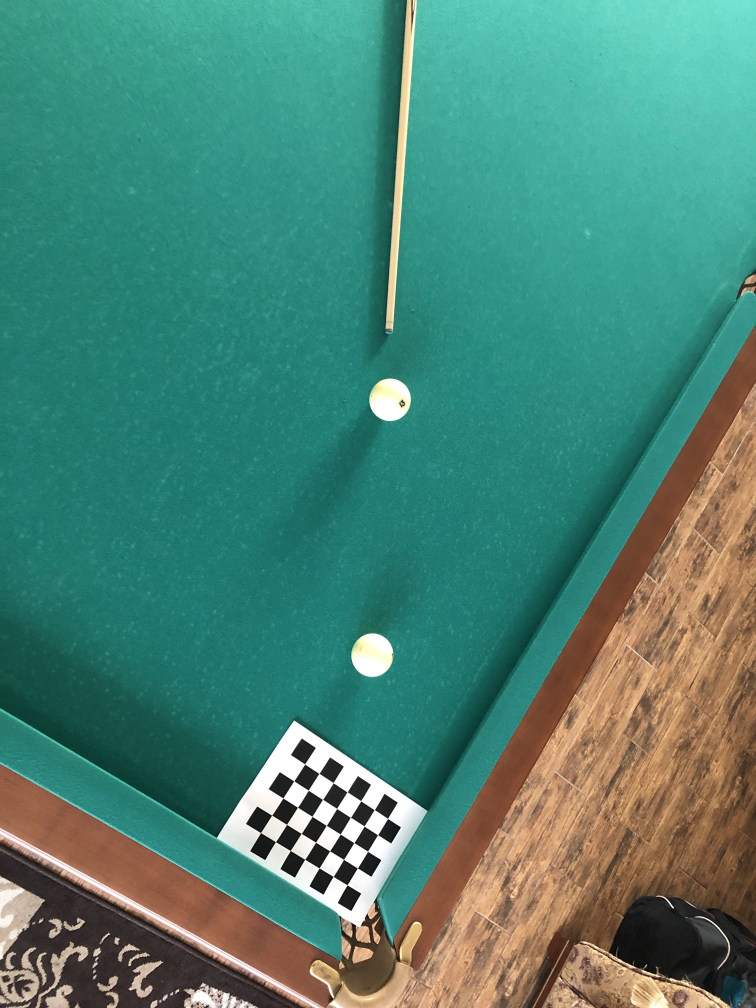
#> input picture lab1/src_balls.jpg, 3024 x 4032 px (shown at 1/4 size)
$ jupyter execute --allow-errors lab1_Miakov.ipynb
#> lines starting #> are read from the running program, lines starting #| are printed output that depends on the picture; after the words box and inside, x2 and y2 are one past the last pixel; in counts of white or black regions, pixels touching at a corner belong together
### Лаб1 Mяков Тимофей ИАД24

[cell 1]
import math

import cv2
import numpy as np

import matplotlib.pyplot as plt

[cell 2]
CHESSBOARD_SIZE = (5, 7)

original_image = cv2.imread('./src_balls.jpg')
#> original_image is the input picture: shape (4032, 3024, 3); mean B, G, R 116.5, 132, 75.2
plt.imshow(cv2.cvtColor(original_image, cv2.COLOR_BGR2RGB))
plt.axis('off');

#### Вид сверху

[cell 3]
gray = cv2.cvtColor(original_image, cv2.COLOR_BGR2GRAY)
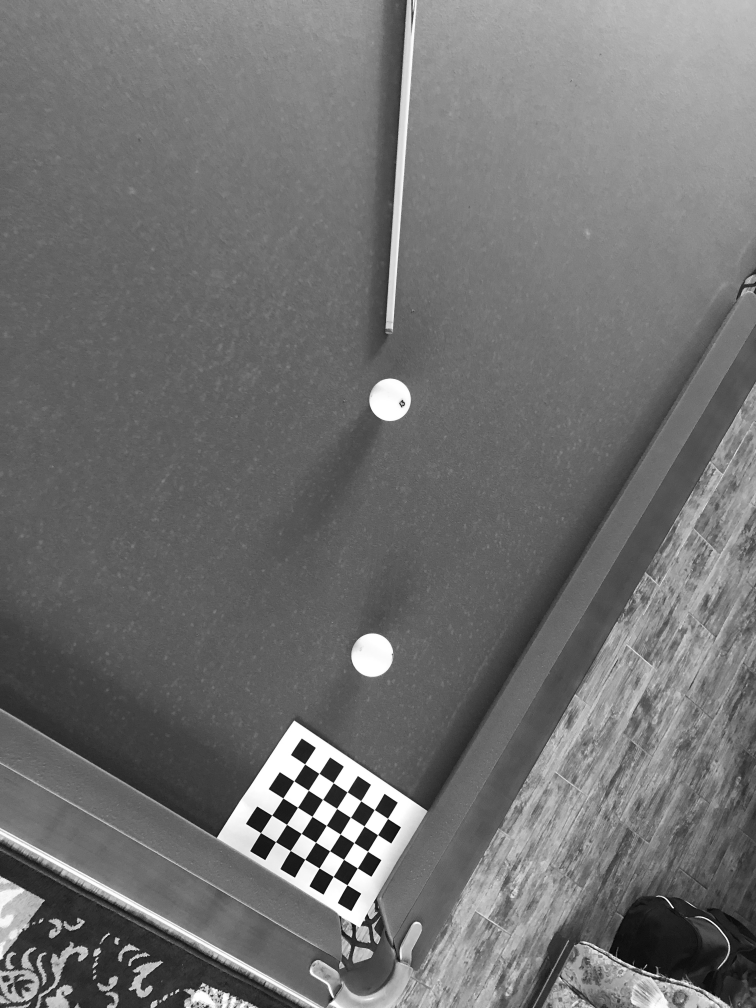
#> gray: shape (4032, 3024) (shown at 1/4 size); min 0, max 255, mean 113.2

objp = np.zeros((CHESSBOARD_SIZE[0] * CHESSBOARD_SIZE[1], 3), np.float32)
objp[:,:2] = np.mgrid[0:CHESSBOARD_SIZE[0], 0:CHESSBOARD_SIZE[1]].T.reshape(-1,2)

ret, corners = cv2.findChessboardCorners(gray, CHESSBOARD_SIZE, None)
#> ret = True; corners = 35 rows, first 8: [1551.8, 3275], [1511.3, 3340.6], [1472.5, 3407.3], [1430.7, 3473.2], [1389.6, 3540.4], [1499.2, 3239.8], [1457.9, 3306.1], [1417.1, 3372]

if ret:
    criteria = (cv2.TERM_CRITERIA_EPS + cv2.TERM_CRITERIA_MAX_ITER, 30, 0.001)
    corners2 = cv2.cornerSubPix(gray, corners, (11,11), (-1,-1), criteria)
#> corners2 = 35 rows, first 8: [1551.7, 3275], [1511.7, 3340.4], [1471.6, 3406.3], [1430.8, 3473.2], [1389.7, 3540.7], [1498.4, 3240.1], [1457.7, 3305.5], [1417.1, 3371.9]

    h, w = original_image.shape[:2]
#> h = 4032; w = 3024
    ret, mtx, dist, _, _ = cv2.calibrateCamera([objp], [corners2],
                                                        (w,h), None, None)
#> ret = 0.24; mtx = [[1495.6, 0, 1424.8], [0, 1711.3, 1908.7], [0, 0, 1]]; dist = [[0.0682, -0.0377, -0.0332, 0.000942, 0.0157]]

    newcameramtx, roi = cv2.getOptimalNewCameraMatrix(mtx, dist, (w,h), 1, (w,h))
#> newcameramtx = [[1529.7, 0, 1437.7], [0, 1771.1, 1729.5], [0, 0, 1]]; roi = (155, 103, 2701, 3770)

    dst = cv2.undistort(original_image, mtx, dist, None, newcameramtx)
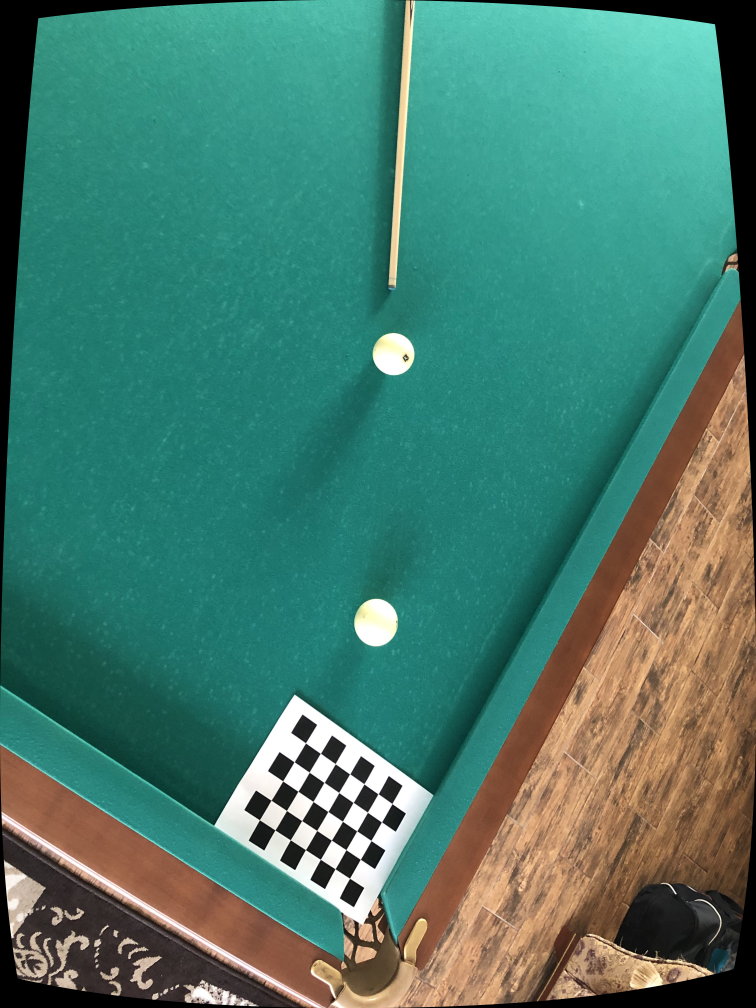
#> dst: shape (4032, 3024, 3) (shown at 1/4 size); mean B, G, R 109.1, 123.7, 72.2

    x, y, w, h = roi
#> x = 155; y = 103; w = 2701; h = 3770
    calibrated_image = dst[y:y+h, x:x+w]


fig, (ax1, ax2) = plt.subplots(1, 2, figsize=(10,5))
ax1.imshow(cv2.cvtColor(original_image, cv2.COLOR_BGR2RGB))
ax1.set_title('Original Image')
ax1.axis('off')
ax2.imshow(cv2.cvtColor(calibrated_image, cv2.COLOR_BGR2RGB))
ax2.set_title('Calibrated Image')
ax2.axis('off');

[cell 4]
rotated_image = cv2.rotate(calibrated_image, cv2.ROTATE_90_COUNTERCLOCKWISE)

gray = cv2.cvtColor(rotated_image, cv2.COLOR_BGR2GRAY)
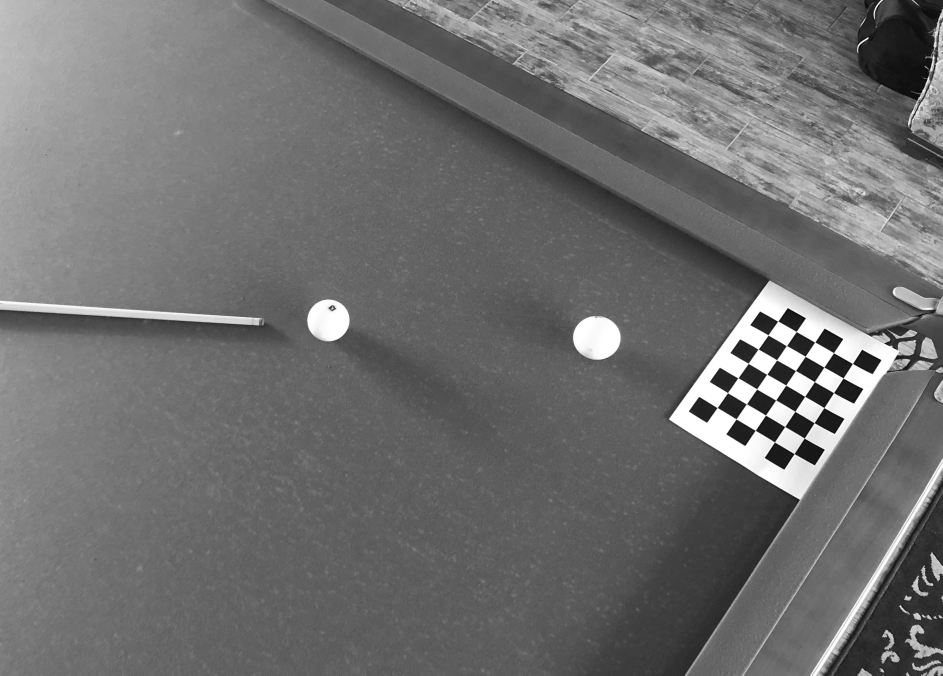
#> gray: shape (2701, 3770) (shown at 1/4 size); min 0, max 255, mean 111.4
ret, corners = cv2.findChessboardCorners(gray, CHESSBOARD_SIZE, None)
#> ret = True; corners = 35 rows, first 8: [3112.6, 1285.7], [3186.6, 1328.4], [3261.5, 1368.6], [3335.4, 1412.3], [3410.4, 1455.5], [3073.7, 1341.3], [3148.2, 1383.7], [3222.1, 1426.9]

height, width = rotated_image.shape[:2]
#> height = 2701; width = 3770

square_size = 80
dst_points = np.zeros((CHESSBOARD_SIZE[0] * CHESSBOARD_SIZE[1], 2), dtype=np.float32)

for i in range(CHESSBOARD_SIZE[1]):
    for j in range(CHESSBOARD_SIZE[0]):
        dst_points[i * CHESSBOARD_SIZE[0] + j] = \
            [
                width - (4 - j) * square_size,
                height - (i) * square_size
            ]

h, _ = cv2.findHomography(corners, dst_points)
#> h = [[0.817, 1.11, -77.55], [0.617, -0.785, 2131.1], [-1.78e-05, 0.000142, 1]]
rotated_image = cv2.warpPerspective(rotated_image, h, (width, height))

hsv = cv2.cvtColor(rotated_image, cv2.COLOR_BGR2HSV)
#> hsv: shape (2701, 3770, 3); mean H, S, V 56.1, 111.5, 95.4

lower_green = np.array([35, 50, 50])
upper_green = np.array([100, 255, 255])

mask = cv2.inRange(hsv, lower_green, upper_green)
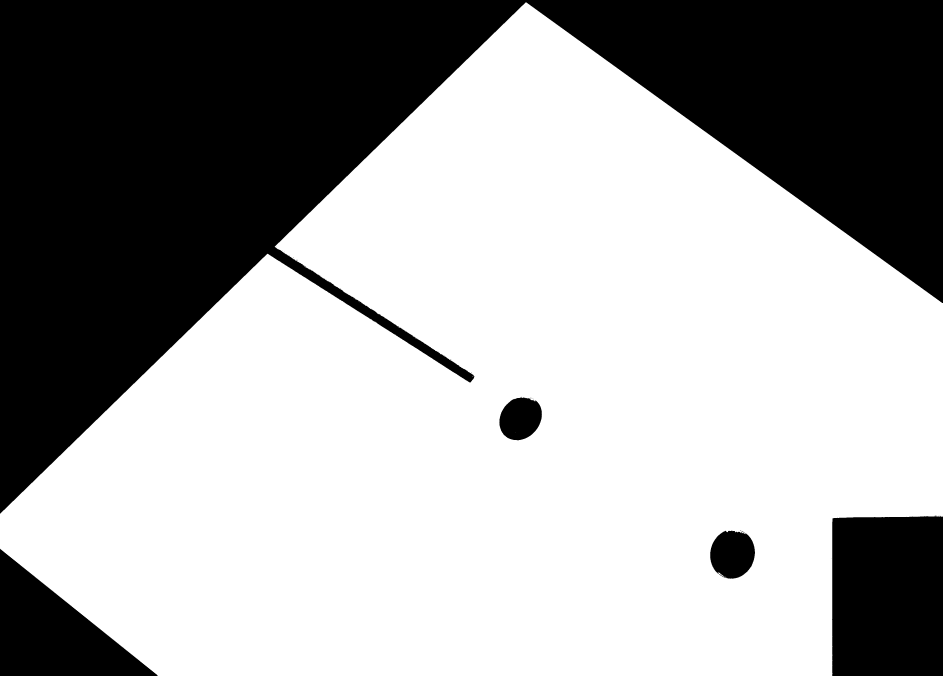
#> mask: shape (2701, 3770) (shown at 1/4 size); 63.6% white; 43 black regions (38 under 20 px), largest, box (x1, y1, x2, y2) and area: (0, 0, 3770, 2055) 3222628, (3328, 2065, 3770, 2701) 278978, (0, 2195, 630, 2701) 159397, (2841, 2123, 3020, 2315) 27085, (1997, 1590, 2168, 1761) 22542

kernel = np.ones((5,5), np.uint8)
mask = cv2.morphologyEx(mask, cv2.MORPH_CLOSE, kernel)
#> mask: shape (2701, 3770); 63.6% white; 5 black regions, box (x1, y1, x2, y2) and area: (0, 0, 3770, 2053) 3222430, (3329, 2065, 3770, 2701) 278954, (0, 2197, 627, 2701) 159390, (2841, 2123, 3020, 2314) 26923, (1998, 1590, 2167, 1761) 22515
mask = cv2.morphologyEx(mask, cv2.MORPH_OPEN, kernel)
#> mask: shape (2701, 3770); 63.6% white; 5 black regions, box (x1, y1, x2, y2) and area: (0, 0, 3770, 2053) 3222451, (3329, 2065, 3770, 2701) 278968, (0, 2197, 627, 2701) 159390, (2841, 2123, 3020, 2314) 26928, (1998, 1590, 2167, 1761) 22519

rotated_image_black = rotated_image.copy()
rotated_image_black[mask == 255] = [0, 0, 0]

plt.imshow(cv2.cvtColor(rotated_image_black, cv2.COLOR_BGR2RGB));
plt.axis('off');

#### Поиск кия и шаров

[cell 5]
cue_balls_black = rotated_image_black.copy()
cue_balls = rotated_image.copy()
gray = cv2.cvtColor(cue_balls_black, cv2.COLOR_BGR2GRAY)

hsv_min = np.array((0, 54, 5), np.uint8)
hsv_max = np.array((30, 255, 253), np.uint8)

hsv = cv2.cvtColor(cue_balls_black, cv2.COLOR_BGR2HSV )
#> hsv: shape (2701, 3770, 3); mean H, S, V 1.4, 0.6, 6.5
thresh = cv2.inRange(hsv, hsv_min, hsv_max )
#> thresh: shape (2701, 3770); 0.26% white; 137 white regions (126 under 20 px)
contours0, hierarchy = cv2.findContours(thresh.copy(), cv2.RETR_TREE, cv2.CHAIN_APPROX_SIMPLE)
#> contours0 = 158 contours, 148 with area under 20; largest, box (x1, y1, x2, y2) and area: (1077, 987, 1889, 1524) 22615, (2911, 2125, 2968, 2164) 1093, (2040, 1705, 2076, 1741) 802, (2067, 1593, 2115, 1619) 760, (2050, 1711, 2069, 1734) 234

for cnt in contours0:
    rect = cv2.minAreaRect(cnt)
    box = cv2.boxPoints(rect)
    box = np.intp(box)
    center = (int(rect[0][0]),int(rect[0][1]))
    area = int(rect[1][0]*rect[1][1])
    if area > 2000:
        cv2.drawContours(cue_balls,[box], 0, (0, 0, 255), 5)
        cue = box
#> this loop made 158 passes
#> (area, cue) on pass 144: (28868, [[1877, 1527], [1076, 1008], [1092, 983], [1894, 1501]])
#> (rect, box, center, area) on passes 22, 50, 51, 53: (((3693, 2371.5), (11, 2), -90), [[3694, 2377], [3692, 2377], [3692, 2366], [3694, 2366]], (3693, 2371), 22), (((3680.4, 2224.9), (13.23, 3.28), -5.71), [[3674, 2227], [3673, 2223], [3686, 2222], [3687, 2225]], (3680, 2224), 43), (((3762.5, 2218), (2, 11), -90), [[3768, 2219], [3757, 2219], [3757, 2217], [3768, 2217]], (3762, 2218), 22), (((3720.8, 2217.4), (11.74, 4.95), -8.13), [[3715, 2220], [3714, 2215], [3726, 2214], [3727, 2218]], (3720, 2217), 58)

gray = cv2.cvtColor(cue_balls_black, cv2.COLOR_BGR2GRAY)
blurred = cv2.GaussianBlur(gray, (5, 5), 0)

edges = cv2.Canny(blurred, 50, 150)
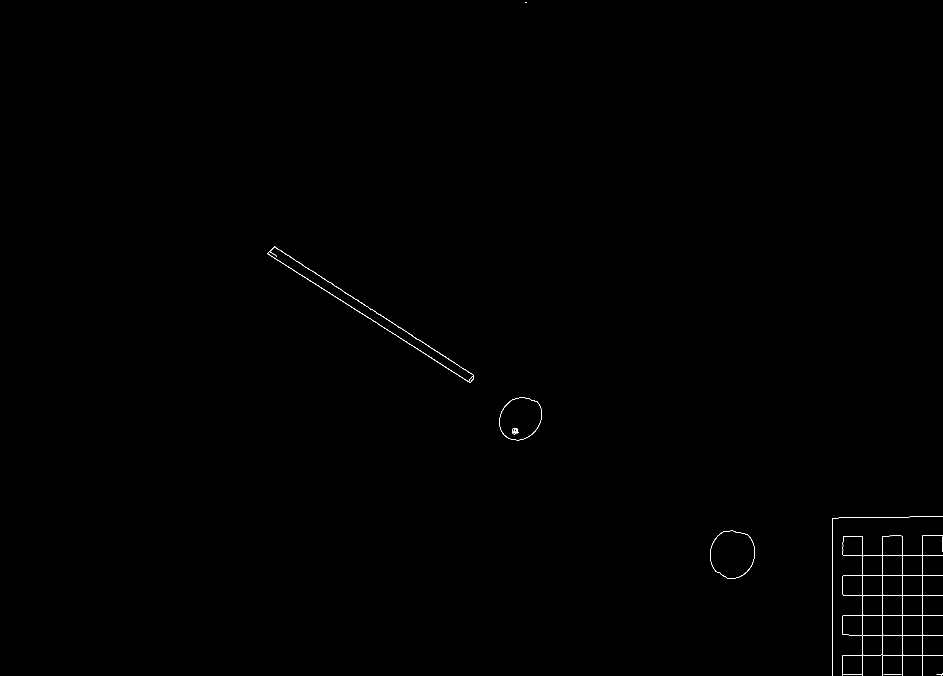
#> edges: shape (2701, 3770) (shown at 1/4 size); 0.1% white in thin lines or dots, all inside (x1, y1, x2, y2) = (1070, 8, 3770, 2701)
contours, _ = cv2.findContours(edges.copy(), cv2.RETR_EXTERNAL, cv2.CHAIN_APPROX_SIMPLE)
#> contours = 67 contours, 52 with area under 20; largest, box (x1, y1, x2, y2) and area: (2841, 2123, 3020, 2314) 26896, (1998, 1590, 2167, 1761) 22484, (3610, 2380, 3691, 2463) 6302, (3610, 2142, 3770, 2302) 6297, (3610, 2541, 3691, 2622) 6214

min_ellipse_area = 10000
max_ellipse_area = 30000
max_axis_ratio = 0.55

ellipses = []
for cnt in contours:
    if len(cnt) >= 10 and cv2.contourArea(cnt) > 100:
        ellipse = cv2.fitEllipse(cnt)

        (ex, ey), (MA, ma), angle = ellipse
        ellipse_area = np.pi * (MA / 2) * (ma / 2)

        if ellipse_area < min_ellipse_area or ellipse_area > max_ellipse_area:
            continue

        if ma == 0 or (MA / ma) < max_axis_ratio:
            continue

        ellipses.append(ellipse)

        cv2.ellipse(cue_balls, ellipse, (0, 0, 255), 5)
        cv2.circle(
            cue_balls,
            (np.intp(ellipse[0][0]), np.intp(ellipse[0][1])),
            5, (0, 0, 255), 2
        )
#> this loop made 67 passes
#> (ex, ey, MA, ma, angle, ellipse_area) on passes 9, 17, 18, 25, 29, 38, 39, 47, 55, 59, 60, 61: (3433.4, 2660.2, 76.68, 554.5, 90.62, 33393.6), (3646, 2576.5, 96.19, 101.2, 102.7, 7642.2), (3491.3, 2583.7, 96.16, 102.3, 112.2, 7726.9), (3566.9, 2501.5, 82.85, 171.8, 91.85, 11178.5), (3408.1, 2500.8, 78.7, 270.5, 90.74, 16718.8), (3492.5, 2419.6, 96.83, 105.3, 65.42, 8009.9), (3652.7, 2421.3, 79.43, 293.4, 88.85, 18302.1), (3410.5, 2339.4, 80.98, 159.9, 179.6, 10170), (3495.1, 2261.4, 86.06, 129.8, 89.86, 8775.2), (3410.7, 2183.1, 81.6, 137.3, 4.86, 8801.6), (3574.6, 2182.4, 78.76, 250.3, 89.53, 15484.5), (3681, 2222.2, 110.5, 228.9, 45, 19873.1)
#> cnt on passes 3, 4, 5, 6, 10, 11: [[3688, 2622]], [[3611, 2622]], [[3528, 2622]], [[3451, 2622]], [[3691, 2619], [3691, 2620]], [[3608, 2619]]
#> after the loop, ellipses = [((2929.6, 2216), (179.3, 191.8), 14.74), ((2081.4, 1674), (155.9, 184.5), 43.69)]


plt.imshow(cv2.cvtColor(cue_balls, cv2.COLOR_BGR2RGB));
plt.axis('off');
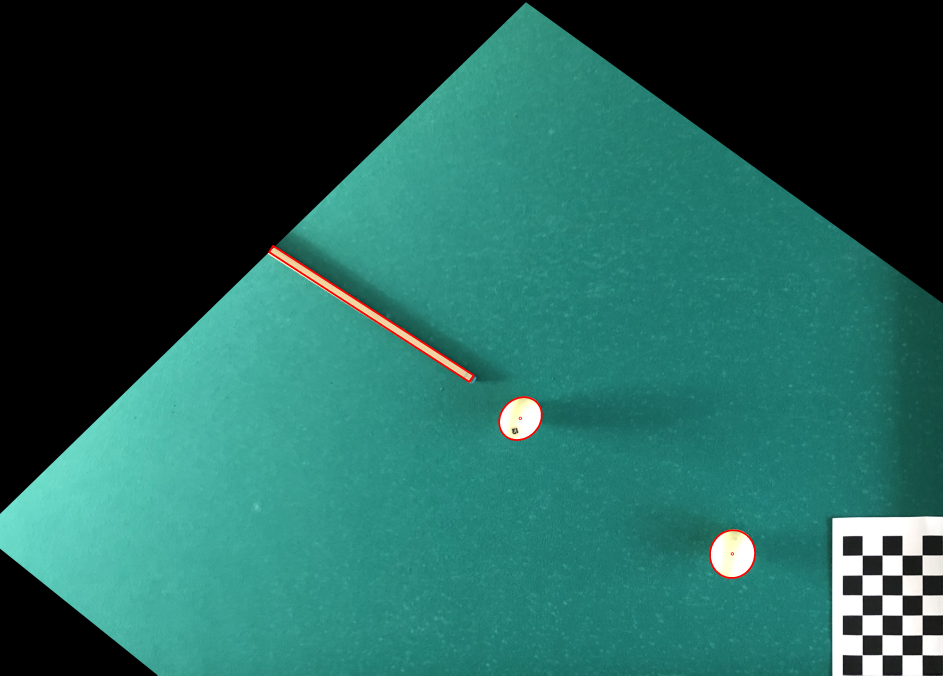
#> shown: shape (2701, 3770, 3) (shown at 1/4 size); mean R, G, B 35.7, 94.9, 87

[cell 6]
def find_line_circle_intersections(p1, p2, center, radius):

    x1, y1 = p1
    x2, y2 = p2
    cx, cy = center

    dx = x2 - x1
    dy = y2 - y1

    A = dx**2 + dy**2
    B = 2 * (dx * (x1 - cx) + dy * (y1 - cy))
    C = (x1 - cx)**2 + (y1 - cy)**2 - radius**2

    discriminant = B**2 - 4 * A * C
    intersections = []


    if discriminant < 0:
        return intersections
    elif np.isclose(discriminant, 0):
        t = -B / (2 * A)
        ix = x1 + t * dx
        iy = y1 + t * dy
        intersections.append((ix, iy))
    else:
        sqrt_disc = np.sqrt(discriminant)
        t1 = (-B + sqrt_disc) / (2 * A)
        t2 = (-B - sqrt_disc) / (2 * A)
        ix1 = x1 + t1 * dx
        iy1 = y1 + t1 * dy
        ix2 = x1 + t2 * dx
        iy2 = y1 + t2 * dy
        intersections.append((ix1, iy1))
        intersections.append((ix2, iy2))

    if intersections:
        distances = [np.linalg.norm(np.array(p1)-np.array(pt)) for pt in intersections]
        min_index = distances.index(min(distances))
        return [intersections[min_index]]

    return intersections

[cell 7]
cue_balls_real_traj = cue_balls.copy()

x1 = np.intp((cue[0][0] + cue[1][0]) / 2)
#> x1 = 1476
y1 = np.intp((cue[0][1] + cue[1][1]) / 2)
#> y1 = 1267

x2 = np.intp((cue[2][0] + cue[3][0]) / 2)
#> x2 = 1493
y2 =  np.intp((cue[2][1] + cue[3][1]) / 2)
#> y2 = 1242

p1 = (x1, y1)
#> p1 = (1476, 1267)
p2 = (x2, y2)
#> p2 = (1493, 1242)


ball = ellipses[1]
#> ball = ((2081.4, 1674), (155.9, 184.5), 43.69)
center = (ball[0][0], ball[0][1])
#> center = (2081.4, 1674)
radius = np.sqrt((ball[1][0] / 2) * (ball[1][1] / 2))
#> radius = 84.79

intersections = find_line_circle_intersections(p1, p2, center, radius)
#> in find_line_circle_intersections, `x1, y1 = p1`: x1 = 1476; y1 = 1267
#> in find_line_circle_intersections, `x2, y2 = p2`: x2 = 1493; y2 = 1242
#> in find_line_circle_intersections, `cx, cy = center`: cx = 2081.4; cy = 1674
#> in find_line_circle_intersections, `dx = x2 - x1`: dx = 17
#> in find_line_circle_intersections, `dy = y2 - y1`: dy = -25
#> in find_line_circle_intersections, `A = dx**2 + dy**2`: A = 914
#> in find_line_circle_intersections, `B = 2 * (dx * (x1 - cx) + dy * (y1 - cy))`: B = -234.8
#> in find_line_circle_intersections, `C = (x1 - cx)**2 + (y1 - cy)**2 - radius**2`: C = 524921.7
#> in find_line_circle_intersections, `discriminant = B**2 - 4 * A * C`: discriminant = -1.92e+09
#> intersections = []

for pt in intersections:
    cv2.circle(
        cue_balls_real_traj,
        (int(pt[0]), int(pt[1])),
        15, (0, 0, 255), -1
    )
#> this loop made 0 passes

#> (the rest of this cell did not finish here and is left out)

#### Так как мы бьем не в центр шара, то он пойдет под углом и пройдет мимо второго шара

#### Чтобы смоделировать попадение одного шара в другой немного изменим траекторию шара

[cell 8]
cue_balls_fictive_traj = cue_balls.copy()

x1 = np.intp((cue[0][0] + cue[1][0]) / 2)
y1 = np.intp((cue[0][1] + cue[1][1]) / 2)

x2 = np.intp((cue[2][0] + cue[3][0]) / 2)
y2 =  np.intp((cue[2][1] + cue[3][1]) / 2)

p1 = (x1, y1)
p2 = (x2, y2)


ball1 = ellipses[1]
#> ball1 = ((2081.4, 1674), (155.9, 184.5), 43.69)
ball1_center = (ball1[0][0], ball1[0][1])
#> ball1_center = (2081.4, 1674)
ball1_radius = np.sqrt((ball1[1][0] / 2) * (ball1[1][1] / 2))
#> ball1_radius = 84.79

intersections = find_line_circle_intersections(p1, p2, ball1_center, ball1_radius)

for pt in intersections:
    cv2.circle(
        cue_balls_fictive_traj,
        (int(pt[0]), int(pt[1])),
        15, (0, 0, 255), -1
    )

#> (the rest of this cell did not finish here and is left out)

[cell 9]
def compute_collision_point(center1, radius1, center2, radius2):

    vec = np.array(center2, dtype=np.float32) - np.array(center1, dtype=np.float32)
    distance = np.linalg.norm(vec)

    if distance == 0:
        raise ValueError("Центры шаров совпадают!")

    unit_vector = vec / distance

    collision_point = np.array(center1, dtype=np.float32) + radius1 * unit_vector
    return tuple(collision_point)


def generate_points_on_line(p1, p2, step):
    x1, y1 = p1
    x2, y2 = p2
    dx = x2 - x1
    dy = y2 - y1
    distance = math.sqrt(dx**2 + dy**2)

    if distance == 0:
        return [p1]

    unit_vector = (dx/distance, dy/distance)
    points = []

    num_steps = int(distance / step)
    for i in range(num_steps + 1):
        x = x1 + i * step * unit_vector[0]
        y = y1 + i * step * unit_vector[1]
        points.append((x, y))

    if points[-1] != p2:
        points.append(p2)
    return points

#> (a cell that did not finish here is left out)

#### Я подобрал такую траекторию шара, чтобы он сталкивался со вторым шаром

#### Теперь смоделируем ситацию, как будто мы попали в центр шара

[cell 11]
cue_balls_best_traj = cue_balls.copy()
x2 = np.intp((cue[2][0] + cue[3][0]) / 2)
y2 =  np.intp((cue[2][1] + cue[3][1]) / 2)

p2 = (x2, y2)

direction = (ball1_center[0] - p2[0],
             ball1_center[1] - p2[1])
#> direction = (588.4, 432)
norm = np.sqrt(direction[0]**2 + direction[1]**2)
#> norm = 729.9
unit_direction = (direction[0] / norm, direction[1] / norm)
#> unit_direction = (0.806, 0.592)

ray_length = 1500
ray_end = (ball1_center[0] + unit_direction[0] * ray_length,
            ball1_center[1] + unit_direction[1] * ray_length)
#> ray_end = (3290.5, 2561.7)


start_point = (int(ball1_center[0]), int(ball1_center[1]))
#> start_point = (2081, 1673)
step = 5

points = generate_points_on_line(start_point, ray_end, step)
#> in generate_points_on_line, `x1, y1 = p1`: x1 = 2081; y1 = 1673
#> in generate_points_on_line, `x2, y2 = p2`: x2 = 3290.5; y2 = 2561.7
#> in generate_points_on_line, `dx = x2 - x1`: dx = 1209.5
#> in generate_points_on_line, `dy = y2 - y1`: dy = 888.7
#> in generate_points_on_line, `distance = math.sqrt(dx**2 + dy**2)`: distance = 1500.9
#> in generate_points_on_line, `unit_vector = (dx/distance, dy/distance)`: unit_vector = (0.806, 0.592)
#> in generate_points_on_line, `num_steps = int(distance / step)`: num_steps = 300
#> the loop in generate_points_on_line, `for i in range(num_steps + 1):` made 301 passes
#> (x, y) on passes 1 to 3: (2081, 1673), (2085, 1676), (2089.1, 1678.9)
#> after the loop in generate_points_on_line, `for i in range(num_steps + 1):`: points = 301 pairs, first value 2081 to 3289.8, second value 1673 to 2561.1
#> points = 302 pairs, first value 2081 to 3290.5, second value 1673 to 2561.7

collision_ball_pos = None
#> (the rest of this cell did not finish here and is left out)
